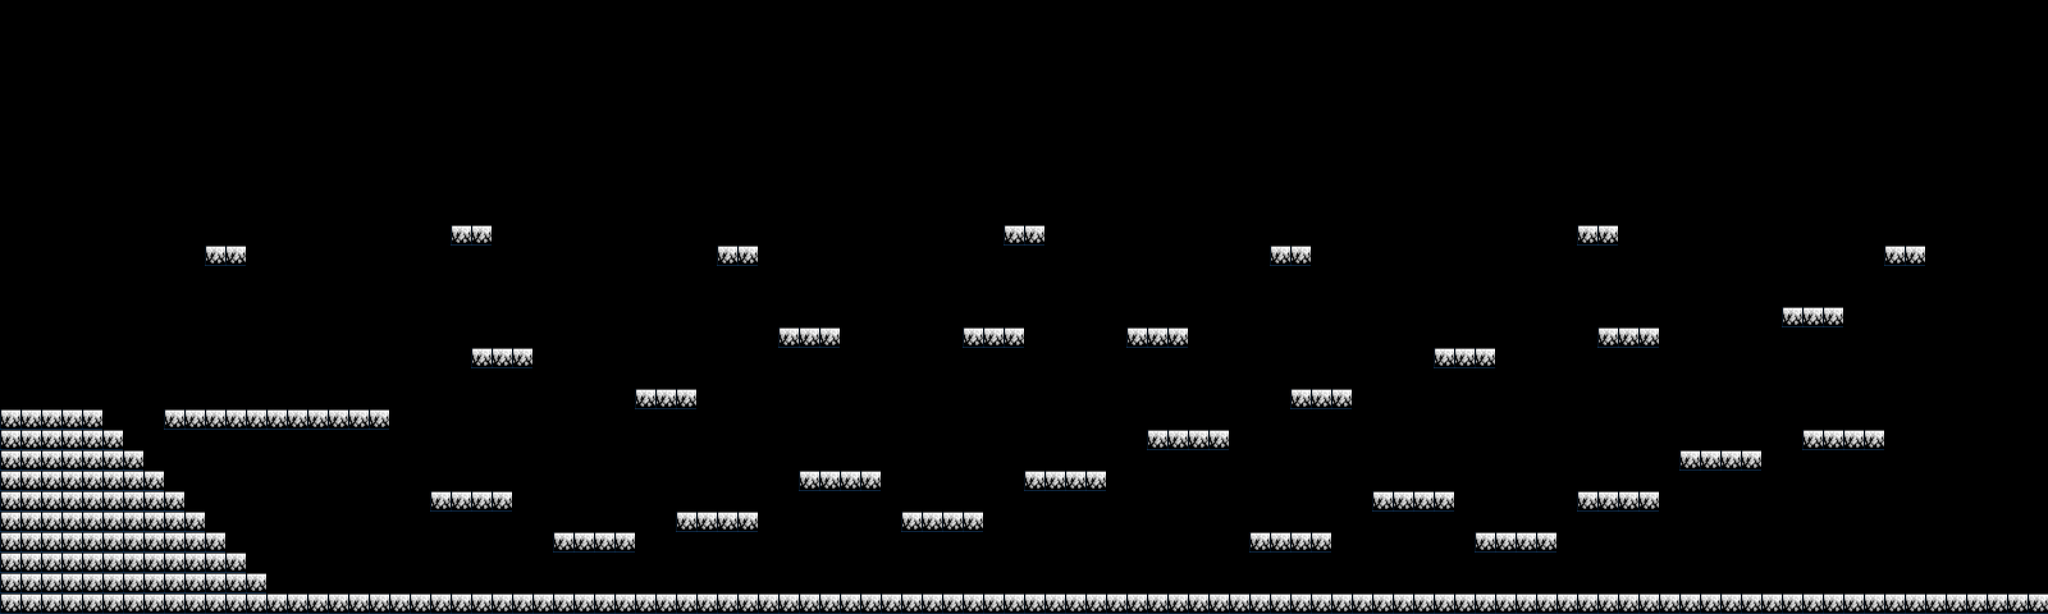

This is a level from a 2D game, rendered from its Tiled map with the project's own tilesets. A one-line summary and the map file follow, with tile-layer data summarised:
An orthogonal 100x30 tile map with 32x32 px tiles, 1 tile layer (Image) and 44 objects.

<map version="1.10" tiledversion="1.10.2" orientation="orthogonal" renderorder="right-down" width="100" height="30" tilewidth="32" tileheight="32" infinite="0" nextlayerid="10" nextobjectid="58">
 <tileset firstgid="1" source="MoonTile.tsx" />
 <layer id="1" name="Image" width="100" height="30">
  <data>[3000 cells, 285 non-empty, 1 distinct tile ids]</data>
 </layer>
 <objectgroup id="2" name="Common">
  <object id="5" x="0" y="928" width="3200" height="32" />
  <object id="7" x="0" y="640" width="160" height="288" />
  <object id="8" x="160" y="672" width="32" height="256" />
  <object id="9" x="192" y="704" width="32" height="224" />
  <object id="10" x="224" y="736" width="32" height="192" />
  <object id="11" x="256" y="768" width="32" height="160" />
  <object id="12" x="288" y="800" width="32" height="128" />
  <object id="13" x="320" y="832" width="32" height="96" />
  <object id="14" x="352" y="864" width="32" height="64" />
  <object id="16" x="384" y="896" width="32" height="32" />
  <object id="18" x="256" y="640" width="352" height="32" />
  <object id="51" x="0" y="0" width="32" height="640" />
  <object id="53" x="3168" y="0" width="32" height="928" />
  <object id="56" x="32" y="0" width="3136" height="32" />
  <object id="57" x="3316" y="596" />
 </objectgroup>
 <objectgroup id="4" name="Earth">
  <object id="19" x="672" y="768" width="128" height="32" />
  <object id="21" x="864" y="832" width="128" height="32" />
  <object id="22" x="1056" y="800" width="128" height="32" />
  <object id="23" x="1248" y="736" width="128" height="32" />
  <object id="24" x="1408" y="800" width="128" height="32" />
  <object id="25" x="1600" y="736" width="128" height="32" />
  <object id="26" x="1792" y="672" width="128" height="32" />
  <object id="27" x="1952" y="832" width="128" height="32" />
  <object id="28" x="2144" y="768" width="128" height="32" />
  <object id="29" x="2304" y="832" width="128" height="32" />
  <object id="30" x="2464" y="768" width="128" height="32" />
  <object id="31" x="2624" y="704" width="128" height="32" />
  <object id="32" x="2816" y="672" width="128" height="32" />
 </objectgroup>
 <objectgroup id="6" name="Mars">
  <object id="33" x="736" y="544" width="96" height="32" />
  <object id="34" x="992" y="608" width="96" height="32" />
  <object id="35" x="1216" y="512" width="96" height="32" />
  <object id="36" x="1504" y="512" width="96" height="32" />
  <object id="37" x="1760" y="512" width="96" height="32" />
  <object id="38" x="2016" y="608" width="96" height="32" />
  <object id="39" x="2240" y="544" width="96" height="32" />
  <object id="40" x="2496" y="512" width="96" height="32" />
  <object id="41" x="2784" y="480" width="96" height="32" />
 </objectgroup>
 <objectgroup id="9" name="Venus">
  <object id="42" x="320" y="384" width="64" height="32" />
  <object id="43" x="704" y="352" width="64" height="32" />
  <object id="44" x="1120" y="384" width="64" height="32" />
  <object id="45" x="1568" y="352" width="64" height="32" />
  <object id="46" x="1984" y="384" width="64" height="32" />
  <object id="48" x="2464" y="352" width="64" height="32" />
  <object id="49" x="2944" y="384" width="64" height="32" />
 </objectgroup>
</map>
